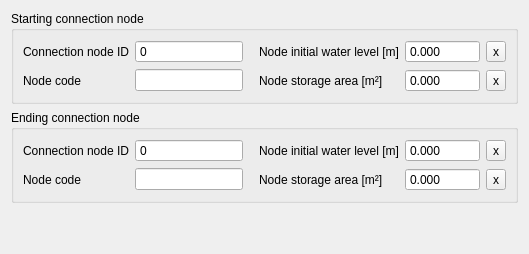
         <widget class="QWidget" name="tab_connection_nodes">
          <attribute name="title">
           <string>Connection nodes</string>
          </attribute>
          <layout class="QGridLayout" name="gridLayout_19">
           <item row="1" column="0">
            <widget class="QGroupBox" name="grp_conn_node_2">
             <property name="enabled">
              <bool>true</bool>
             </property>
             <property name="title">
              <string>Ending connection node</string>
             </property>
             <layout class="QGridLayout" name="gridLayout_17">
              <item row="1" column="1">
               <widget class="QLineEdit" name="connection_node_2_code">
                <property name="sizePolicy">
                 <sizepolicy hsizetype="Expanding" vsizetype="Fixed">
                  <horstretch>0</horstretch>
                  <verstretch>0</verstretch>
                 </sizepolicy>
                </property>
                <property name="clearButtonEnabled">
                 <bool>true</bool>
                </property>
               </widget>
              </item>
              <item row="1" column="2">
               <widget class="QLabel" name="label_55">
                <property name="text">
                 <string>Node storage area [m²]</string>
                </property>
                <property name="alignment">
                 <set>Qt::AlignLeading|Qt::AlignLeft|Qt::AlignVCenter</set>
                </property>
                <property name="indent">
                 <number>10</number>
                </property>
               </widget>
              </item>
              <item row="0" column="0">
               <widget class="QLabel" name="label_53">
                <property name="text">
                 <string>Connection node ID</string>
                </property>
                <property name="alignment">
                 <set>Qt::AlignLeading|Qt::AlignLeft|Qt::AlignVCenter</set>
                </property>
               </widget>
              </item>
              <item row="0" column="1">
               <widget class="QSpinBox" name="connection_node_2_id">
                <property name="sizePolicy">
                 <sizepolicy hsizetype="Expanding" vsizetype="Fixed">
                  <horstretch>0</horstretch>
                  <verstretch>0</verstretch>
                 </sizepolicy>
                </property>
                <property name="readOnly">
                 <bool>true</bool>
                </property>
                <property name="buttonSymbols">
                 <enum>QAbstractSpinBox::NoButtons</enum>
                </property>
                <property name="maximum">
                 <number>999999999</number>
                </property>
                <property name="clearValue" stdset="0">
                 <bool>true</bool>
                </property>
                <property name="expressionsEnabled" stdset="0">
                 <bool>false</bool>
                </property>
               </widget>
              </item>
              <item row="1" column="3">
               <widget class="QDoubleSpinBox" name="connection_node_2_storage_area">
                <property name="sizePolicy">
                 <sizepolicy hsizetype="Expanding" vsizetype="Fixed">
                  <horstretch>0</horstretch>
                  <verstretch>0</verstretch>
                 </sizepolicy>
                </property>
                <property name="buttonSymbols">
                 <enum>QAbstractSpinBox::NoButtons</enum>
                </property>
                <property name="decimals">
                 <number>3</number>
                </property>
                <property name="maximum">
                 <double>999999999.000000000000000</double>
                </property>
               </widget>
              </item>
              <item row="0" column="2">
               <widget class="QLabel" name="label_52">
                <property name="text">
                 <string>Node initial water level [m]</string>
                </property>
                <property name="alignment">
                 <set>Qt::AlignLeading|Qt::AlignLeft|Qt::AlignVCenter</set>
                </property>
                <property name="indent">
                 <number>10</number>
                </property>
               </widget>
              </item>
              <item row="0" column="3">
               <widget class="QDoubleSpinBox" name="connection_node_2_initial_waterlevel">
                <property name="sizePolicy">
                 <sizepolicy hsizetype="Expanding" vsizetype="Fixed">
                  <horstretch>0</horstretch>
                  <verstretch>0</verstretch>
                 </sizepolicy>
                </property>
                <property name="buttonSymbols">
                 <enum>QAbstractSpinBox::NoButtons</enum>
                </property>
                <property name="decimals">
                 <number>3</number>
                </property>
                <property name="minimum">
                 <double>-1000.000000000000000</double>
                </property>
                <property name="maximum">
                 <double>1000000.000000000000000</double>
                </property>
               </widget>
              </item>
              <item row="1" column="0">
               <widget class="QLabel" name="label_54">
                <property name="text">
                 <string>Node code</string>
                </property>
                <property name="alignment">
                 <set>Qt::AlignLeading|Qt::AlignLeft|Qt::AlignVCenter</set>
                </property>
               </widget>
              </item>
              <item row="0" column="4">
               <widget class="QToolButton" name="connection_node_2_initial_waterlevel_clear">
                <property name="text">
                 <string>x</string>
                </property>
               </widget>
              </item>
              <item row="1" column="4">
               <widget class="QToolButton" name="connection_node_2_storage_area_clear">
                <property name="text">
                 <string>x</string>
                </property>
               </widget>
              </item>
             </layout>
            </widget>
           </item>
           <item row="2" column="0">
            <spacer name="verticalSpacer_2">
             <property name="orientation">
              <enum>Qt::Vertical</enum>
             </property>
             <property name="sizeHint" stdset="0">
              <size>
               <width>20</width>
               <height>40</height>
              </size>
             </property>
            </spacer>
           </item>
           <item row="0" column="0">
            <widget class="QGroupBox" name="grp_conn_node_1">
             <property name="enabled">
              <bool>true</bool>
             </property>
             <property name="title">
              <string>Starting connection node</string>
             </property>
             <layout class="QGridLayout" name="gridLayout_8">
              <item row="1" column="0">
               <widget class="QLabel" name="label_21">
                <property name="text">
                 <string>Node code</string>
                </property>
                <property name="alignment">
                 <set>Qt::AlignLeading|Qt::AlignLeft|Qt::AlignVCenter</set>
                </property>
               </widget>
              </item>
              <item row="0" column="3">
               <widget class="QDoubleSpinBox" name="connection_node_1_initial_waterlevel">
                <property name="sizePolicy">
                 <sizepolicy hsizetype="Expanding" vsizetype="Fixed">
                  <horstretch>0</horstretch>
                  <verstretch>0</verstretch>
                 </sizepolicy>
                </property>
                <property name="buttonSymbols">
                 <enum>QAbstractSpinBox::NoButtons</enum>
                </property>
                <property name="decimals">
                 <number>3</number>
                </property>
                <property name="minimum">
                 <double>-1000.000000000000000</double>
                </property>
                <property name="maximum">
                 <double>1000000.000000000000000</double>
                </property>
               </widget>
              </item>
              <item row="0" column="2">
               <widget class="QLabel" name="label_17">
                <property name="text">
                 <string>Node initial water level [m]</string>
                </property>
                <property name="alignment">
                 <set>Qt::AlignLeading|Qt::AlignLeft|Qt::AlignVCenter</set>
                </property>
                <property name="indent">
                 <number>10</number>
                </property>
               </widget>
              </item>
              <item row="0" column="1">
               <widget class="QSpinBox" name="connection_node_1_id">
                <property name="sizePolicy">
                 <sizepolicy hsizetype="Expanding" vsizetype="Fixed">
                  <horstretch>0</horstretch>
                  <verstretch>0</verstretch>
                 </sizepolicy>
                </property>
                <property name="readOnly">
                 <bool>true</bool>
                </property>
                <property name="buttonSymbols">
                 <enum>QAbstractSpinBox::NoButtons</enum>
                </property>
                <property name="maximum">
                 <number>999999999</number>
                </property>
                <property name="clearValue" stdset="0">
                 <bool>true</bool>
                </property>
                <property name="expressionsEnabled" stdset="0">
                 <bool>false</bool>
                </property>
               </widget>
              </item>
              <item row="0" column="0">
               <widget class="QLabel" name="label_20">
                <property name="text">
                 <string>Connection node ID</string>
                </property>
                <property name="alignment">
                 <set>Qt::AlignLeading|Qt::AlignLeft|Qt::AlignVCenter</set>
                </property>
               </widget>
              </item>
              <item row="1" column="1">
               <widget class="QLineEdit" name="connection_node_1_code">
                <property name="sizePolicy">
                 <sizepolicy hsizetype="Expanding" vsizetype="Fixed">
                  <horstretch>0</horstretch>
                  <verstretch>0</verstretch>
                 </sizepolicy>
                </property>
                <property name="clearButtonEnabled">
                 <bool>true</bool>
                </property>
               </widget>
              </item>
              <item row="1" column="2">
               <widget class="QLabel" name="label_22">
                <property name="text">
                 <string>Node storage area [m²]</string>
                </property>
                <property name="alignment">
                 <set>Qt::AlignLeading|Qt::AlignLeft|Qt::AlignVCenter</set>
                </property>
                <property name="indent">
                 <number>10</number>
                </property>
               </widget>
              </item>
              <item row="1" column="3">
               <widget class="QDoubleSpinBox" name="connection_node_1_storage_area">
                <property name="sizePolicy">
                 <sizepolicy hsizetype="Expanding" vsizetype="Fixed">
                  <horstretch>0</horstretch>
                  <verstretch>0</verstretch>
                 </sizepolicy>
                </property>
                <property name="buttonSymbols">
                 <enum>QAbstractSpinBox::NoButtons</enum>
                </property>
                <property name="decimals">
                 <number>3</number>
                </property>
                <property name="maximum">
                 <double>999999999.000000000000000</double>
                </property>
               </widget>
              </item>
              <item row="0" column="4">
               <widget class="QToolButton" name="connection_node_1_initial_waterlevel_clear">
                <property name="text">
                 <string>x</string>
                </property>
               </widget>
              </item>
              <item row="1" column="4">
               <widget class="QToolButton" name="connection_node_1_storage_area_clear">
                <property name="text">
                 <string>x</string>
                </property>
               </widget>
              </item>
             </layout>
            </widget>
           </item>
          </layout>
         </widget>
